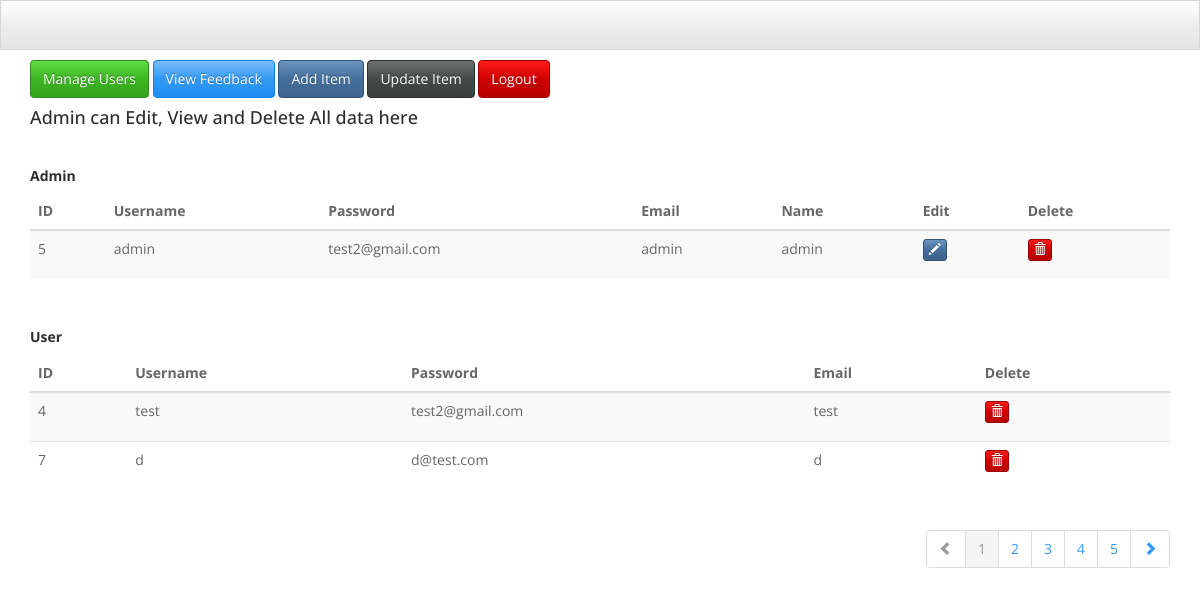
The app's page /admin/index.php (signed in) with its own data.
### tables this page shows
CREATE TABLE `allusers` (
  `id` int(11) NOT NULL,
  `name` varchar(255) NOT NULL,
  `email` varchar(255) NOT NULL,
  `username` varchar(255) NOT NULL,
  `password` varchar(255) NOT NULL,
  `dob` date NOT NULL,
  `Address` varchar(255) NOT NULL,
  `tpnumber` varchar(255) NOT NULL
);

### admin/index.php (the view, shortened to what this page needs)
<?php
include '../DB_CONFIG/connect_db.php';
$sql1= "SELECT * FROM allusers WHERE username = 'admin'";
$result1=$db->query($sql1);
$sql2= "SELECT * FROM allusers WHERE username NOT LIKE 'admin'";
$result2=$db->query($sql2);
?>
<!DOCTYPE html>
<html lang="en">
  <head>
    <link href="css/bootstrap.min.css" rel="stylesheet">
  </head>
  <body>
    <div class="navbar navbar-fixed-top">
      <div class="navbar-inner">
        <div class="container">
          <a class="btn btn-navbar" data-toggle="collapse" data-target=".nav-collapse">
          </a>
        </div>
      </div>
    </div>
     <div class="container">
    <br>
      <br>
    <div class="row">
	<div class="container">
	<br>
        <a href="index.php" ><button id="showAll" class="btn btn-success btn-md">Manage Users</button></a>
        <a href="feedback.php"><button class="btn btn-info btn-md">View Feedback</button></a>
        <a href="insert.php"><button class="btn btn-primary">Add Item</button></a>
        <a href="update1.php"><button class="btn btn-default">Update Item</button></a>
        <a href="../logout.php"><button class="btn btn-danger btn-md">Logout</button></a>
    </div>
	</div>
	<div id="displayAll" class="row">
<div class="col-md-12">
        <h4>Admin can Edit, View and Delete All data here</h4>
        <br>
        <h5 style="font-weight:bold"> Admin </h5>
        <div class="table-responsive">
              <table id="mytable1" class="table table-bordred table-striped table-hover">
                   <thead>
                    <th>ID</th>
                    <th>Username</th>
                     <th>Password</th>
                     <th>Email</th>
                    <th>Name</th>
                      <th>Edit</th>
                      <th>Delete</th>
                   </thead>
<tbody>
<?php
  if(mysqli_num_rows($result1)>0) {
      while ($row = mysqli_fetch_array($result1)) {
              echo("<tr>
        <td>$row[0]</td>
        <td>$row[1]</td>
        <td>$row[2]</td>
        <td>$row[3]</td>
        <td>$row[4]</td>
        <td><p data-placement=\"top\" data-toggle=\"tooltip\" title=\"Edit\"><a href=\"Edit.php?id=$row[0]\"><button class=\"btn btn-primary btn-xs\" data-title=\"Edit\"><span class=\"glyphicon glyphicon-pencil\"></span></button></a> </p></td>
        <td><p data-placement=\"top\" data-toggle=\"tooltip\" title=\"Delete\"><a href=\"Delete.php?id=$row[0]\"><button class=\"btn btn-danger btn-xs\" data-title=\"Delete\"><span class=\"glyphicon glyphicon-trash\"></span></button></a></p></td>
    </tr>");
      }
  }
?>
    </tbody>
</table>
<br>
 <h5 style="font-weight:bold"> User</h5>
<table id="mytable2" class="table table-bordred table-striped table-hover">
                   <thead>
                    <th>ID</th>
                    <th>Username</th>
                     <th>Password</th>
                     <th>Email</th>
                      <th>Delete</th>
                   </thead>
<tbody>
<?php
  if(mysqli_num_rows($result2)>0) {
      while ($row = mysqli_fetch_array($result2)) {
              echo("<tr>
        <td>$row[0]</td>
        <td>$row[1]</td>
        <td>$row[2]</td>
        <td>$row[3]</td>
        <td><p data-placement=\"top\" data-toggle=\"tooltip\" title=\"Delete\"><a href=\"Delete.php?id=$row[0]\"><button class=\"btn btn-danger btn-xs\" data-title=\"Delete\"><span class=\"glyphicon glyphicon-trash\"></span></button></a></p></td>
    </tr>");
      }
  }
?>
    </tbody>
</table>
<ul class="pagination pull-right">
  <li class="disabled"><a href="#"><span class="glyphicon glyphicon-chevron-left"></span></a></li>
  <li class="active"><a href="#">1</a></li>
  <li><a href="#">2</a></li>
  <li><a href="#">3</a></li>
  <li><a href="#">4</a></li>
  <li><a href="#">5</a></li>
  <li><a href="#"><span class="glyphicon glyphicon-chevron-right"></span></a></li>
</ul>
            </div>
        </div>
</div>
      </div>
  </body>
</html>

### records on screen
allusers: id "5", name "admin", email "test2@gmail.com", username "admin", password "admin"
allusers: id "4", name "test", email "test2@gmail.com", username "test"
allusers: id "7", name "d", email "d@test.com", username "d"
